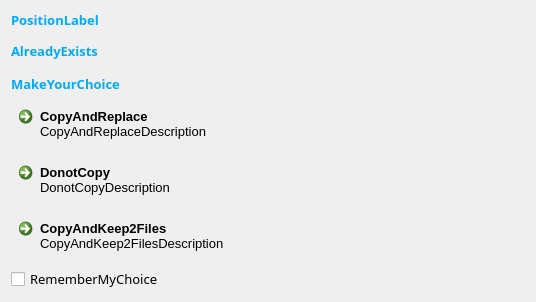
<?xml version="1.0" encoding="UTF-8"?>
<ui version="4.0">
 <class>OverridePrompt</class>
 <widget class="QDialog" name="OverridePrompt">
  <property name="geometry">
   <rect>
    <x>0</x>
    <y>0</y>
    <width>536</width>
    <height>302</height>
   </rect>
  </property>
  <property name="font">
   <font>
    <family>微软雅黑</family>
    <pointsize>10</pointsize>
   </font>
  </property>
  <property name="windowTitle">
   <string>OverridePromptTitle</string>
  </property>
  <property name="accessibleDescription">
   <string/>
  </property>
  <property name="autoFillBackground">
   <bool>false</bool>
  </property>
  <layout class="QVBoxLayout" name="verticalLayout">
   <item>
    <layout class="QFormLayout" name="formLayout">
     <property name="sizeConstraint">
      <enum>QLayout::SetNoConstraint</enum>
     </property>
     <item row="0" column="0">
      <widget class="QLabel" name="label_4">
       <property name="sizePolicy">
        <sizepolicy hsizetype="Fixed" vsizetype="Preferred">
         <horstretch>0</horstretch>
         <verstretch>0</verstretch>
        </sizepolicy>
       </property>
       <property name="font">
        <font>
         <family>微软雅黑</family>
         <pointsize>10</pointsize>
         <weight>75</weight>
         <bold>true</bold>
        </font>
       </property>
       <property name="styleSheet">
        <string notr="true">color:rgb(0, 170, 255); font-weight:bold;</string>
       </property>
       <property name="text">
        <string>PositionLabel</string>
       </property>
      </widget>
     </item>
     <item row="1" column="0">
      <widget class="QLabel" name="label">
       <property name="sizePolicy">
        <sizepolicy hsizetype="Fixed" vsizetype="Preferred">
         <horstretch>0</horstretch>
         <verstretch>0</verstretch>
        </sizepolicy>
       </property>
       <property name="font">
        <font>
         <family>微软雅黑</family>
         <pointsize>10</pointsize>
         <weight>75</weight>
         <bold>true</bold>
        </font>
       </property>
       <property name="styleSheet">
        <string notr="true">color:rgb(0, 170, 255); font-weight:bold;</string>
       </property>
       <property name="text">
        <string>AlreadyExists</string>
       </property>
      </widget>
     </item>
     <item row="1" column="1">
      <widget class="QLabel" name="fileName">
       <property name="sizePolicy">
        <sizepolicy hsizetype="Expanding" vsizetype="Expanding">
         <horstretch>0</horstretch>
         <verstretch>0</verstretch>
        </sizepolicy>
       </property>
       <property name="minimumSize">
        <size>
         <width>0</width>
         <height>0</height>
        </size>
       </property>
       <property name="text">
        <string/>
       </property>
      </widget>
     </item>
     <item row="0" column="1">
      <widget class="QLabel" name="position">
       <property name="minimumSize">
        <size>
         <width>420</width>
         <height>0</height>
        </size>
       </property>
       <property name="text">
        <string/>
       </property>
      </widget>
     </item>
    </layout>
   </item>
   <item>
    <widget class="QLabel" name="label_2">
     <property name="styleSheet">
      <string notr="true">color:rgb(0, 170, 255); font-weight:bold;</string>
     </property>
     <property name="text">
      <string>MakeYourChoice</string>
     </property>
    </widget>
   </item>
   <item>
    <widget class="QCommandLinkButton" name="button0">
     <property name="font">
      <font>
       <family>Segoe UI</family>
      </font>
     </property>
     <property name="accessibleDescription">
      <string/>
     </property>
     <property name="autoFillBackground">
      <bool>false</bool>
     </property>
     <property name="text">
      <string>CopyAndReplace</string>
     </property>
     <property name="description">
      <string>CopyAndReplaceDescription</string>
     </property>
    </widget>
   </item>
   <item>
    <widget class="QCommandLinkButton" name="button1">
     <property name="font">
      <font>
       <family>Segoe UI</family>
      </font>
     </property>
     <property name="text">
      <string>DonotCopy</string>
     </property>
     <property name="description">
      <string>DonotCopyDescription</string>
     </property>
    </widget>
   </item>
   <item>
    <widget class="QCommandLinkButton" name="button2">
     <property name="font">
      <font>
       <family>Segoe UI</family>
      </font>
     </property>
     <property name="text">
      <string>CopyAndKeep2Files</string>
     </property>
     <property name="description">
      <string>CopyAndKeep2FilesDescription</string>
     </property>
    </widget>
   </item>
   <item>
    <widget class="QCheckBox" name="remember">
     <property name="layoutDirection">
      <enum>Qt::LeftToRight</enum>
     </property>
     <property name="autoFillBackground">
      <bool>true</bool>
     </property>
     <property name="text">
      <string>RememberMyChoice</string>
     </property>
     <property name="tristate">
      <bool>false</bool>
     </property>
    </widget>
   </item>
  </layout>
 </widget>
 <resources/>
 <connections/>
</ui>
